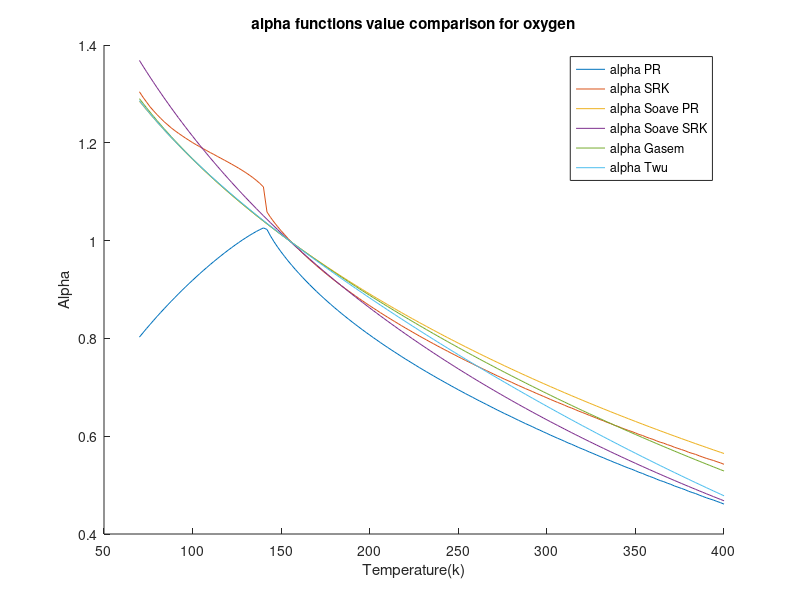

Write MATLAB code to recreate this figure.
clear all
clc
load oxygen_rho_data.mat
%PR
P = 3E6; %pa
omega = 0.022; %Acentric factor
Tc = 154.58; %K
Pc = 5082125.6; %Pa
R = 8.31446 %J/K*mol
b1 = 0.07780*(R*Tc/Pc);
a1 = 0.45724*(((R^2)*(Tc^2))/Pc);
b2 = 0.08664*(R*Tc/Pc);%SRK
a2 = 0.42747*(((R^2)*(Tc^2))/Pc);
T = 70; %k
M = 31.9988/1000; %kg/mol
S1=0.37464+1.54226*omega-0.26992*omega^2;
S2=0.48508+1.55171*omega-0.15613*omega^2;
for i = 1:1:166
   Tr=T/Tc;
   Vm(i) = M/rho(i); 
   alpha_0(i) = (Tr)^(-0.171813)*exp(0.125283*(1-(Tr)^(1.77634)));
   alpha_1(i) = (Tr)^(-0.607352)*exp(0.511614*(1-(Tr)^(2.20517)));
   alpha_PR(i) = ((R*T)/(Vm(i)-b1)-P)*((Vm(i)^2+2*b1*Vm(i)-b1^2)/a1);
   alpha_SRK(i) = ((R*T)/(Vm(i)-b2)-P)*((Vm(i)^2+b2*Vm(i))/a2);
   alpha_soave_PR(i) =(1+S1*(1-sqrt(Tr)))^2;
   alpha_soave_SRK(i) =(1+S2*(1-sqrt(Tr)))^2;
   alpha_Gasem(i) = exp((1.943+0.926*Tr)*(1-(Tr)^0.1441));
   alpha_twu(i) = alpha_0(i)+omega*(alpha_1(i)-alpha_0(i));
   Temp(i)=T;
   T = T+2;
end
hold on
plot(Temp,alpha_PR)
plot(Temp,alpha_SRK)
plot(Temp,alpha_soave_PR)
plot(Temp,alpha_soave_SRK)
plot(Temp,alpha_Gasem)
plot(Temp,alpha_twu)
hold off
legend('alpha PR','alpha SRK','alpha Soave PR','alpha Soave SRK','alpha Gasem','alpha Twu')
xlabel('Temperature(k)')
ylabel('Alpha')
title('alpha functions value comparison for oxygen')
